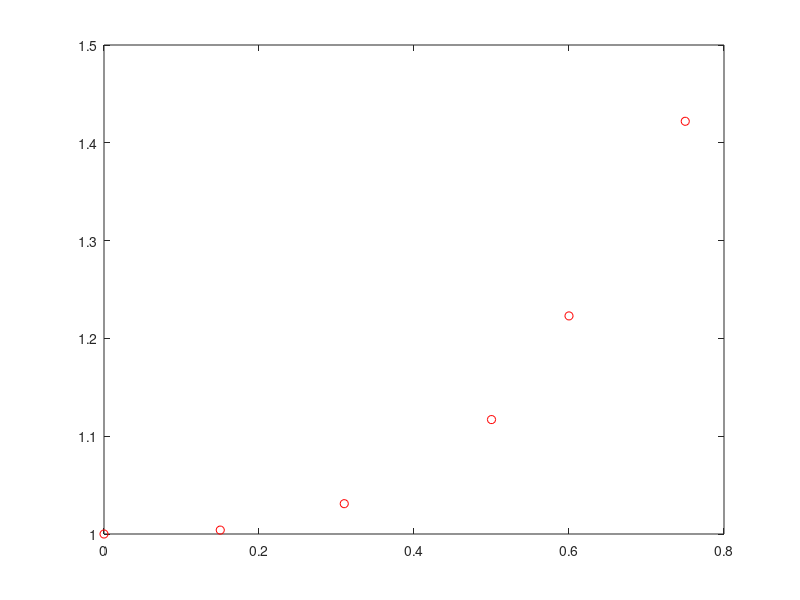

Here is the MATLAB script that generated this plot: (Note: this script raises an error after producing the figure.)
clear
clc

Xi=[0 0.15 0.31 0.5 0.6 0.75];

Yi=[1 1.004 1.031 1.117 1.223 1.422];

M=[1 2 3 4];

Colors=['b' 'g' 'm' 'k'];

plot(Xi,Yi,'ro');
hold on;

for i=1:size(M')
    [C] = Ajuste_Polinomial(Xi,Yi,M(i));
    Ypol = zeros(size(Xi));
    for j=1:length(Xi)
        Ypol(j) = Eval_Polinomio_Rapida(Xi(j),C)
    end
    plot(Xi,Ypol,Colors(i));
    hold on;
end
legend('Puntos xy','M=1','M=2','M=3','M=4')
grid
hold off